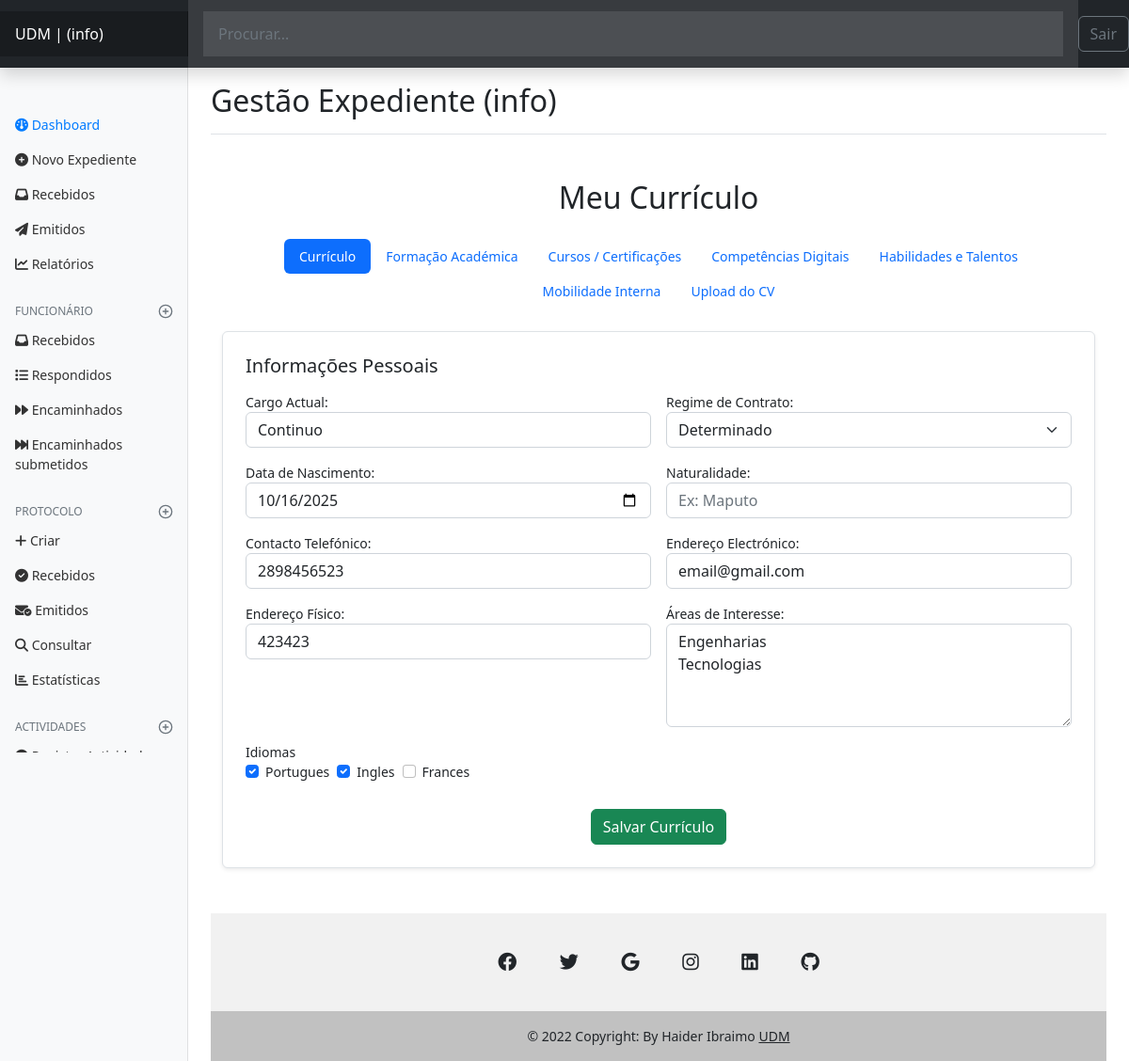
The app's page /rhumanos/create/new (signed in), older data.
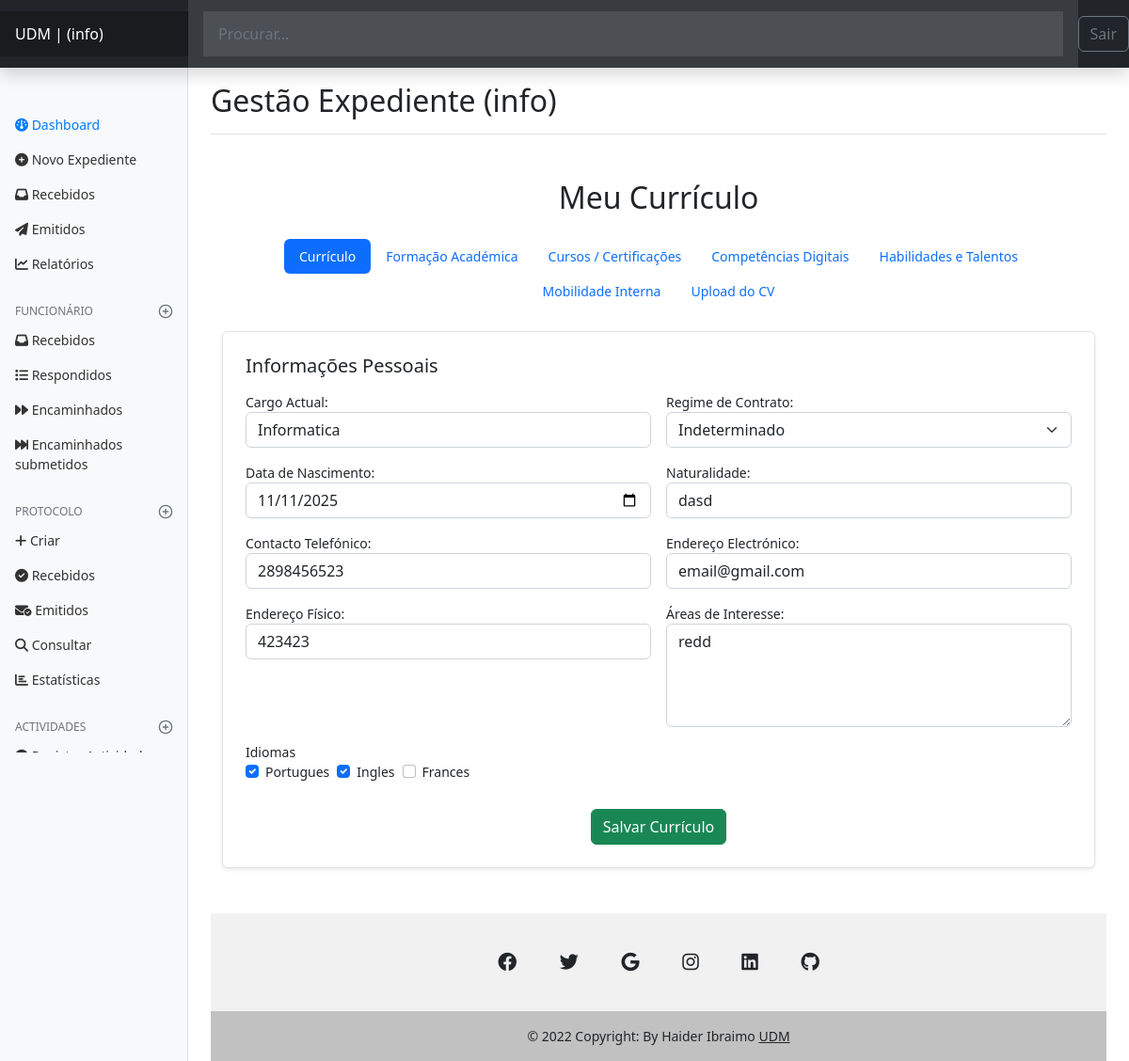
The same page, newer data.
### rhumanos/models.py (models this page shows, shortened)
class AuditoriaBase(models.Model):
    criado_em = models.DateTimeField(auto_now_add=True, null=True, blank=True)
    atualizado_em = models.DateTimeField(auto_now=True, null=True, blank=True)
    criado_por = models.ForeignKey(
        User,
        on_delete=models.SET_NULL,
        related_name="%(class)s_criado_por",
        null=True,
        blank=True,
    )
    atualizado_por = models.ForeignKey(
        User,
        on_delete=models.SET_NULL,
        related_name="%(class)s_atualizado_por",
        null=True,
        blank=True,
    )
    class Meta:
        abstract = True

class Curriculo(AuditoriaBase):
    REGIME_CONTRATO_CHOICES = [
        ('Indeterminado', 'Indeterminado'),
        ('Determinado', 'Determinado'),
    ]
    IDIOMA_CHOICES = [
        ('Português', 'Português'),
        ('Inglês', 'Inglês'),
        ('Francês', 'Francês'),
        ('Línguas Locais', 'Línguas Locais'),
        ('Outro', 'Outro'),
    ]
    user = models.OneToOneField(
        settings.AUTH_USER_MODEL,
        on_delete=models.CASCADE,
        related_name="curriculo",
        verbose_name="Usuário",
        null=True,
        blank=True
    )
    cargo_actual = models.CharField(
        max_length=100,
        verbose_name="Cargo Actual",
        null=True,
        blank=True
    )
    regime_contrato = models.CharField(
        max_length=50,
        choices=REGIME_CONTRATO_CHOICES,
        verbose_name="Regime de Contrato",
        null=True,
        blank=True
    )
    data_nascimento = models.DateField(
        verbose_name="Data de Nascimento",
        null=True,
        blank=True
    )
    naturalidade = models.CharField(
        max_length=100,
        verbose_name="Naturalidade",
        null=True,
        blank=True
    )
    idiomas = models.ManyToManyField(
    Idioma,
    verbose_name="Idiomas",
    blank=True
)
    contacto_telefonico = models.CharField(
        max_length=50,
        verbose_name="Contacto Telefónico",
        null=True,
        blank=True
    )
    endereco_electronico = models.EmailField(
        verbose_name="Endereço Electrónico",
        null=True,
        blank=True
    )
    endereco_fisico = models.CharField(
        max_length=255,
        verbose_name="Endereço Físico",
        null=True,
        blank=True
    )
    areas_interesse = models.TextField(
        verbose_name="Áreas de Interesse",
        null=True,
        blank=True
    )
    ficheiro_cv = models.FileField(
        upload_to='cv/uploads/%Y/%m/%d/',
        null=True,
        blank=True,
        verbose_name="Ficheiro do CV"
    )
    data_registo = models.DateTimeField(
        auto_now_add=True,
        verbose_name="Data de Registo"
    )
    class Meta:
        verbose_name = "Currículo"
        verbose_name_plural = "Currículos"
        ordering = ['user__username']

### rhumanos/views.py (the view, shortened to what this page needs)
# urls.py: path('create/new', views.cadastrar_curriculo,
@login_required(login_url='authors:login', redirect_field_name='next')
def cadastrar_curriculo(request):
    try:
        funcionario = get_object_or_404(Funcionario, author=request.user)
        curriculo, _ = Curriculo.objects.get_or_create(user=request.user)
    except Exception as e:
        messages.error(request, "Erro ao carregar os dados do currículo.")
        return redirect('authors:dashboard')
    form = CurriculoForm(request.POST or None, request.FILES or None, instance=curriculo)
    formacao_formset = FormacaoFormSet(request.POST or None, instance=curriculo, prefix='formacao')
    curso_formset = CursoFormSet(request.POST or None, instance=curriculo, prefix='curso')
    competencias_formset = CompetenciasFormSet(request.POST or None, instance=curriculo, prefix='competencias')
    habilidades_formset = HabilidadesFormSet(request.POST or None, instance=curriculo, prefix='habilidades')
    mobilidade_formset = MobilidadeFormSet(request.POST or None, instance=curriculo, prefix='mobilidade')
    aba_atual = request.POST.get('aba_atual', 'curriculo')
    print(aba_atual,1)
    idiomas = Idioma.objects.all()
    selected_idiomas = curriculo.idiomas.values_list('id', flat=True)
    context = {
        'form': form,
        'formsets': {
            'formacoes': formacao_formset,
            'cursos': curso_formset,
            'competencias': competencias_formset,
            'habilidades': habilidades_formset,
            'mobilidade': mobilidade_formset,
        },
        'idiomas': idiomas,
        'selected_idiomas': selected_idiomas,
        'funcionario': funcionario,
    }
    return render(request, 'rhumanos/cadastrar_curriculo.html', context)

### rhumanos/templates/rhumanos/cadastrar_curriculo.html (shortened to what this page needs)
{% extends 'global/base.html' %}
{% load widget_tweaks %}
{% block content %}
<div class="container my-5">
    <h2 class="text-center mb-4">Meu Currículo</h2>
    <form method="post" enctype="multipart/form-data">
        <ul class="nav nav-pills mb-4 justify-content-center" id="cvWizardTabs" role="tablist">
            <li class="nav-item"><button class="nav-link active" id="curriculo-tab" data-bs-toggle="pill" data-bs-target="#curriculo" type="button" role="tab">Currículo</button></li>
            <li class="nav-item"><button class="nav-link" id="formacao-tab" data-bs-toggle="pill" data-bs-target="#formacao" type="button" role="tab">Formação Académica</button></li>
            <li class="nav-item"><button class="nav-link" id="cursos-tab" data-bs-toggle="pill" data-bs-target="#cursos" type="button" role="tab">Cursos / Certificações</button></li>
            <li class="nav-item"><button class="nav-link" id="competencias-tab" data-bs-toggle="pill" data-bs-target="#competencias" type="button" role="tab">Competências Digitais</button></li>
            <li class="nav-item"><button class="nav-link" id="habilidades-tab" data-bs-toggle="pill" data-bs-target="#habilidades" type="button" role="tab">Habilidades e Talentos</button></li>
            <li class="nav-item"><button class="nav-link" id="mobilidade-tab" data-bs-toggle="pill" data-bs-target="#mobilidade" type="button" role="tab">Mobilidade Interna</button></li>
            <li class="nav-item"><button class="nav-link" id="ficheiro-tab" data-bs-toggle="pill" data-bs-target="#ficheiro" type="button" role="tab">Upload do CV</button></li>
        </ul>
        <div class="tab-content border rounded shadow-sm p-4 bg-white">
            <div class="tab-pane fade show active" id="curriculo">
                <h5 class="mb-3">Informações Pessoais</h5>
                <div class="row g-3">
                    <div class="col-md-6">{{ form.cargo_actual.label_tag }} {{ form.cargo_actual }}</div>
                    <div class="col-md-6">{{ form.regime_contrato.label_tag }} {{ form.regime_contrato }}</div>
                    <div class="col-md-6">{{ form.data_nascimento.label_tag }} {{ form.data_nascimento }}</div>
                    <div class="col-md-6">{{ form.naturalidade.label_tag }} {{ form.naturalidade }}</div>
                    <div class="col-md-6">
                        {{ form.contacto_telefonico.label_tag }}
                        {{ form.contacto_telefonico }}
                    </div>
                    <div class="col-md-6">
                        {{ form.endereco_electronico.label_tag }}
                        {{ form.endereco_electronico }}
                    </div>
                    <div class="col-md-6">
                        {{ form.endereco_fisico.label_tag }}
                        {{ form.endereco_fisico }}
                    </div>
                    <div class="col-md-6">
                        {{ form.areas_interesse.label_tag }}
                        {{ form.areas_interesse }}
                    </div>
                    <div class="col-12">
                        <label>Idiomas</label>
                        <div class="d-flex flex-wrap gap-2">
                            {% for idioma in idiomas %}
                                <div class="form-check">
                                    <input class="form-check-input" type="checkbox" name="idiomas" value="{{ idioma.id }}" id="idioma{{ idioma.id }}" {% if idioma.id in selected_idiomas %}checked{% endif %}>
                                    <label class="form-check-label" for="idioma{{ idioma.id }}">{{ idioma.nome }}</label>
                                </div>
                            {% endfor %}
                        </div>
                    </div>
                </div>
                <div class="text-center mt-4">
                    <button type="submit" class="btn btn-success btn-salvar-aba" data-aba="curriculo"> Salvar Currículo</button>
                </div>
            </div>
        </div>
    </form>
</div>
{% endblock content %}

Row changes from the older to the newer data that the page shows:
removed Curriculo: cargo_actual "Continuo", regime_contrato "Determinado", data_nascimento "10/16/2025", contacto_telefonico "2898456523", endereco_electronico "email@gmail.com", endereco_fisico "423423", areas_interesse "Engenharias Tecnologias"
added Curriculo: cargo_actual "Informatica", regime_contrato "Indeterminado", data_nascimento "11/11/2025", naturalidade "dasd", contacto_telefonico "2898456523", endereco_electronico "email@gmail.com", endereco_fisico "423423", areas_interesse "redd"
